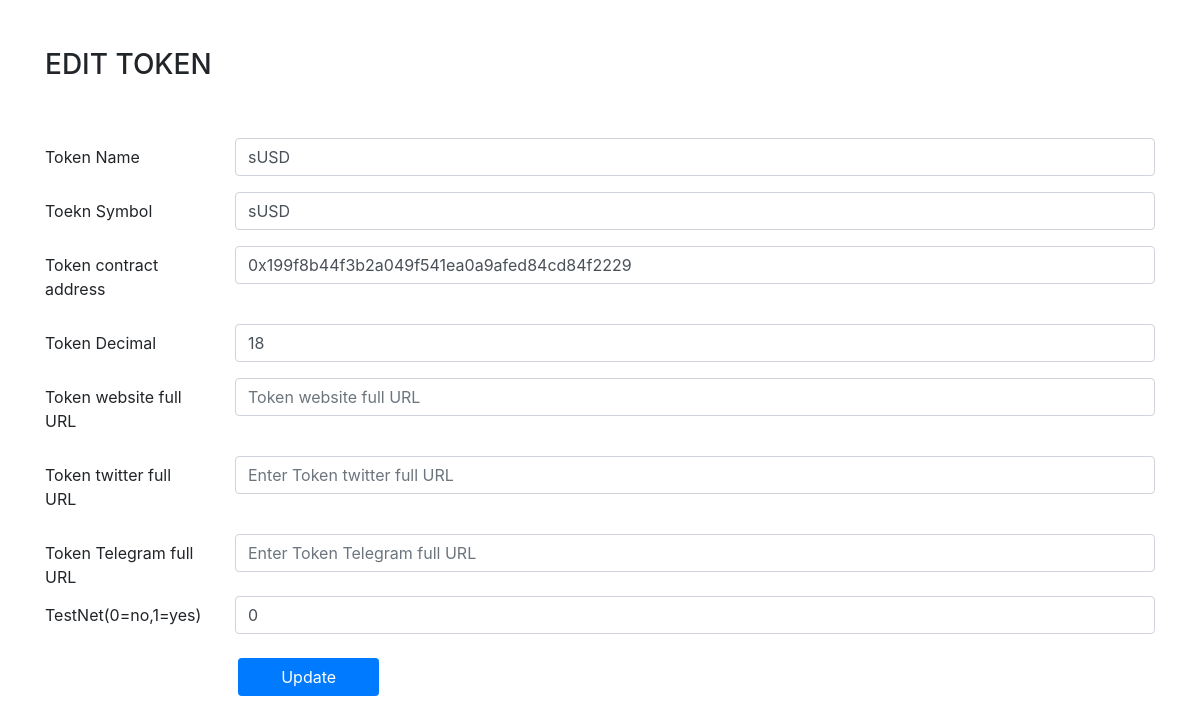
Page /admin-x/index.php?Edit=42 on the committed database.
### tables this page shows
CREATE TABLE `tokendetails` (
  `id` int(11) NOT NULL,
  `tokenName` varchar(50) NOT NULL,
  `tokenSymbol` varchar(25) NOT NULL,
  `tokenContractAddress` varchar(250) NOT NULL,
  `tokenDecimal` int(10) NOT NULL,
  `tokenWebsite` varchar(250) NOT NULL,
  `tokenTwitterFullURL` varchar(100) NOT NULL,
  `tokenTelegramFullURL` varchar(100) NOT NULL,
  `dateAdded` timestamp NOT NULL DEFAULT CURRENT_TIMESTAMP,
  `istestnet` int(1) NOT NULL DEFAULT '0' COMMENT '0=mainnet, 1= testnet'
);

### admin-x/index.php (the view, shortened to what this page needs)
<!DOCTYPE html>
<html>
<head>
	<link rel="stylesheet" href="https://stackpath.bootstrapcdn.com/bootstrap/4.1.3/css/bootstrap.min.css">
	<link rel="stylesheet" type="text/css" href="assets/font-awesome-4.7.0/css/font-awesome.min.css">
</head>
<body>
    <?php
    include '../scripts/site_config.php';
    if(isset($_GET['Edit']))
    {
        $Id=$_GET['Edit'];
        $Query2 = $conn->prepare("SELECT * FROM tokendetails WHERE id='$Id' ");
        $Query2->execute();
        $Tokendata = $Query2->fetch(PDO::FETCH_OBJ);
    ?>
     <section>
		<div class="container">
			 <div class="row">
			 	<div class="col-sm-12 my-5">
			 		<h3 class="text-uppercase">Edit Token</h3>
			 	</div>
			 	<div class="col-sm-12">
			 		<form action="" method="post">
					  <div class="form-group row">
					    <label for="staticEmail" class="col-sm-2 col-form-label">Token Name</label>
					    <div class="col-sm-10">
					      <input type="text" class="form-control" name="token_name" value="<?php echo $Tokendata->tokenName; ?>" placeholder="Enter Token Name">
					    </div>
					  </div>
					  <div class="form-group row">
					    <label for="inputPassword" class="col-sm-2 col-form-label">Toekn Symbol</label>
					    <div class="col-sm-10">
					      <input type="text" class="form-control" id="token_symbol" value="<?php echo $Tokendata->tokenSymbol; ?>" name="token_symbol" placeholder="Enter Token Symbol">
					    </div>
					  </div>
					  <div class="form-group row">
					    <label for="inputPassword" class="col-sm-2 col-form-label">Token contract address</label>
					    <div class="col-sm-10">
					      <input type="text" class="form-control"  id="token_contract_address" value="<?php echo $Tokendata->tokenContractAddress; ?>" name="token_contract_address" placeholder="Enter Token contract address">
					    </div>
					  </div>
					  <div class="form-group row">
					    <label for="inputPassword" class="col-sm-2 col-form-label">Token Decimal</label>
					    <div class="col-sm-10">
					      <input type="text" class="form-control" id="token_decimal" value="<?php echo $Tokendata->tokenDecimal; ?>" name="token_decimal" placeholder="Enter Token Decimal">
					    </div>
					  </div>
					  <div class="form-group row">
					    <label for="inputPassword" class="col-sm-2 col-form-label">Token website full URL</label>
					    <div class="col-sm-10">
					      <input type="text" class="form-control" id="Token_website_full_URL" value="<?php echo $Tokendata->tokenWebsite; ?>" name="Token_website_full_URL" placeholder="Token website full URL">
					    </div>
					  </div>
					  <div class="form-group row">
					    <label for="inputPassword" class="col-sm-2 col-form-label">Token twitter full URL</label>
					    <div class="col-sm-10">
					      <input type="text" class="form-control" id="Token_twitter_full_URL" value="<?php echo $Tokendata->tokenTwitterFullURL; ?>" name="Token_twitter_full_URL" placeholder="Enter Token twitter full URL">
					    </div>
					  </div>
					  <div class="form-group row">
					    <label for="inputPassword" class="col-sm-2 col-form-label">Token Telegram full URL</label>
					    <div class="col-sm-10">
					      <input type="text" class="form-control" id="Token_Telegram_full_URL" value="<?php echo $Tokendata->tokenTelegramFullURL; ?>" name="Token_Telegram_full_URL" placeholder="Enter Token Telegram full URL">
					    </div>
					    <label for="inputPassword" class="col-sm-2 col-form-label">TestNet(0=no,1=yes)</label>
					    <div class="col-sm-10">
					      <input type="text" class="form-control" id="Token_isTestNet" value="<?php echo $Tokendata->istestnet; ?>" name="Token_isTestNet" placeholder="0 or 1">
					      <br>
					    </div>
					    <div class="col-sm-10">
					    	<input type="submit" name="Update" class="btn btn-primary btn-sm" value="Update" style="    margin-left: 21%; padding: 6px 42px;font-size: 16px;"></button>
					    </div>
					  </div>
					</form>
			 	</div>
			 </div>
		</div>
	</section>
    <?php
	} ?>
</body>
</html>

### rows in the picture
tokendetails: token_name "sUSD", token_symbol "sUSD", token_contract_address "0x199f8b44f3b2a049f541ea0a9afed84cd84f2229", token_decimal "18", Token_isTestNet "0"
